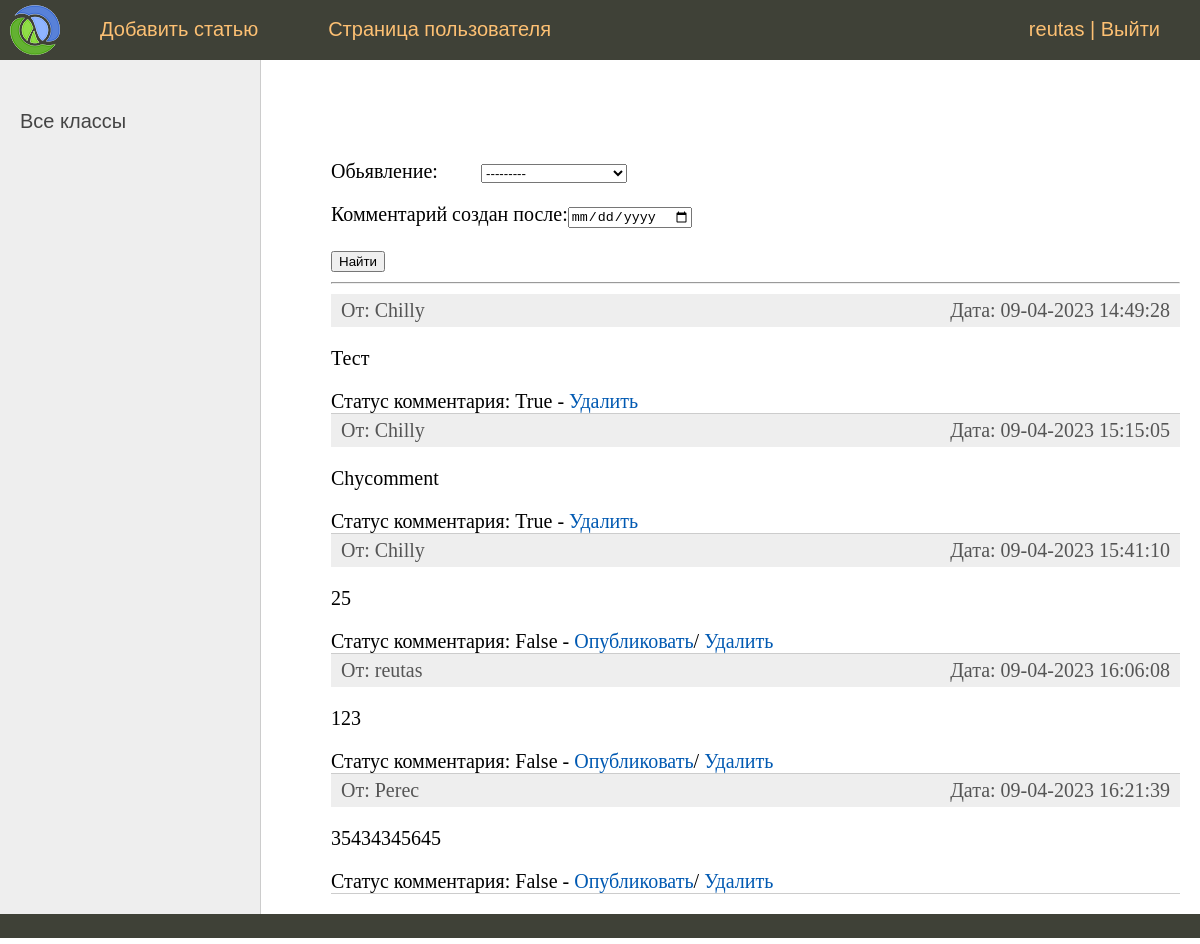
Page /user_page/ (signed in) on the committed database.
### ads/models.py (models this page shows)
class Comment(models.Model):
    post = models.ForeignKey(Post, on_delete=models.CASCADE, related_name='comments_post')
    user = models.ForeignKey(User, on_delete=models.CASCADE)
    text = models.CharField(max_length=255)
    time_in = models.DateTimeField(auto_now_add=True)
    status = models.BooleanField(default=False)
    objects = CommentStatusFilter()

### ads/views.py (the view)
# urls.py: path('user_page/', UserPage.as_view(), name='user_page'),
class UserPage(LoginRequiredMixin, ListView):
    model = Comment
    template_name = 'user_page.html'
    context_object_name = 'comments'
    ordering = '-time_in'
    paginate_by = 10
    def get_queryset(self):
        queryset = super().get_queryset()
        self.filterset = CommentFilter(self.request.GET, kwarg_I_want_to_pass=self.request.user.id, queryset=queryset)
        return self.filterset.qs
    def get_context_data(self, **kwargs):
        context = super().get_context_data(**kwargs)
        context['menu'] = menu
        context['title'] = 'Страница пользователя'
        context['filterset'] = self.filterset
        return context

### ads/models.py (called while the page is built)
    def __str__(self):
        return self.article

    def get_queryset(self):
        return super().get_queryset().filter(Q(status=False, user=get_current_user()) | Q(status=False,
post__user=get_current_user()) | Q(status=True))

### templates/user_page.html (shortened to what this page needs)
{% extends "base.html" %}
{% load custom_tags %}
{% block content %}
   <form action="" method="get">
{% for f in filterset.form %}
<p><label class="form-label" for="{{ f.id_for_label }}">{{f.label}}: </label>{{ f }}</p>
{% endfor %}
       <input type="submit" value="Найти" />
   </form>
<hr>
<ul class="list-articles">
	{% for c in comments %}
			<li><div class="article-panel">
	<p class="first">От: {{c.user }}</p>
	<p class="last">Дата: {{c.time_in|date:"d-m-Y H:i:s" }}</p>
</div>
	{% autoescape on %}
	{{c.text|linebreaks|truncatewords:50}}
	Статус комментария: {{c.status }} -
				{% if  c.status != True %}
	<a href="{% url 'edit_comment_status' c.id %}">Опубликовать</a>/
				{% endif %}
	<a href="{% url 'delete_comment' c.id %}">Удалить</a>
	{% endautoescape %}
			</li>
	{% endfor %}
</ul>
{% endblock %}

### templates/base.html (shortened to what this page needs)
{% load static %}
{% load custom_tags %}
<!DOCTYPE html>
<html>
<head>
	<link type="text/css" href="{% static 'css/styles.css' %}" rel="stylesheet" />
</head>
<body>
<table class="table-page" border=0 cellpadding="0" cellspacing="0">
<tr><td valign=top>
{% block mainmenu %}
		<div class="header">
			<ul id="mainmenu" class="mainmenu">
			<li class="logo"><a href="{% url 'post_list' %}"><div class="logo"></div></a></li>
{% for m in menu %}
			<li><a href="{% url m.url_name %}">{{m.title}}</a></li>
{% endfor %}
				{% if request.user.is_authenticated %}
				<li class="last"> {{user.username}} | <a href="{% url 'logout' %}">Выйти</a></li>
				{% else %}
				<li class="last"><a href="{% url 'register' %}">Регистрация</a> | <a href="{% url 'login' %}">Войти</a></li>
				{% endif %}
			</ul>
		</div>
{% endblock mainmenu %}
<table class="table-content" border=0 cellpadding="0" cellspacing="0">
<tr>
	<td valign="top" class="left-chapters">
	<ul id="leftchapters">
{% if cat_selected == 0 %}
		<li class="selected">Классы</li>
{% else %}
		<li><a href="{% url 'post_list' %}">Все классы</a></li>
{% endif %}
	</ul>
</td>
<td valign="top" class="content">
	<div class="content-text">
{% block content %}
{% endblock %}
	</div>
</td></tr></table>
</td></tr>
<tr><td valign=top>
	<div id="footer">
	</div>
</td></tr></table>
</body>
</html>

### static/css/styles.css (style rules this page uses)
html, body { font-family: 'Arial'; margin: 0; padding: 0; height: 100%; width: 100%; color: #444; }
a { color: #0059b2; text-decoration: none; }
div.article-panel { background: #eee; padding: 5px 10px 5px 10px; box-sizing border-box; overflow: hidden; color: #555; }
div.article-panel p.first { margin: 0; float: left; }
div.article-panel p.last { margin: 0; float: right; }
ul.list-articles { list-style: none; margin: 0; padding: 0; }
ul.list-articles li { border-bottom: 1px solid #ccc; }
.table-page { width: 100%; height: 100%; vertical-align: top; }
.table-page tr { height: 100%; }
.header { background: #3F4137; height: 60px; }
.logo { background: url('../images/logo.png') no-repeat 10px 5px; width: 70px; height: 60px; }
ul.mainmenu { list-style: none; margin: 0; padding: 0; height: 60px; color: #fdc073; font-size: 20px; overflow: hidden; }
ul.mainmenu li { float: left; margin: 18px 40px 0 30px; }
ul.mainmenu li.logo { margin: 0; }
ul.mainmenu li.last { float: right; }
ul.mainmenu li a { color: #fdc073; text-decoration: none; }
.table-content { width: 100%; min-height: 100%; height: 100%; }
.left-chapters { margin: 0; background: #eee; border-right: 1px solid #ccc; min-height: 100%; }
.left-chapters ul { width: 230px; min-height: 100%; margin: 0; padding: 20px 10px 10px 20px; list-style: none; font-size: 20px; }
.left-chapters ul li { margin: 30px 0 0 0; color: #999; }
.left-chapters ul li a { color: #444; text-decoration: none; }
.content { padding: 40px 20px 20px 40px; width: 100%; box-sizing: border-box; }
.content-text { margin: 60px 0 0 30px; color: #000; font-size: 20px; font-family: Yandex Sans Display Light; }
#footer { box-sizing: border-box; background: #3F4137; padding: 5px; color: #aaa; font-size: 14px; font-family: Verdana, Geneva, Arial, Helvetica; text-align: left; overflow: hidden; }
.form-label { display: inline-block; min-width: 150px; vertical-align: top; }

### rows in the picture
Comment: user "Chilly", time_in "09-04-2023 14:49:28", text "Тест", status "True"
Comment: user "Chilly", time_in "09-04-2023 15:15:05", text "Chycomment", status "True"
Comment: user "Chilly", time_in "09-04-2023 15:41:10", text "25", status "False", shows "Опубликовать"
Comment: user "reutas", time_in "09-04-2023 16:06:08", text "123", status "False", shows "Опубликовать"
Comment: user "Perec", time_in "09-04-2023 16:21:39", text "35434345645", status "False", shows "Опубликовать"

### other values in the picture
{{ m.title }} "Добавить статью" "Страница пользователя"
{{ user.username }} "reutas"
{{ f.label }} "Обьявление" "Комментарий создан после"
